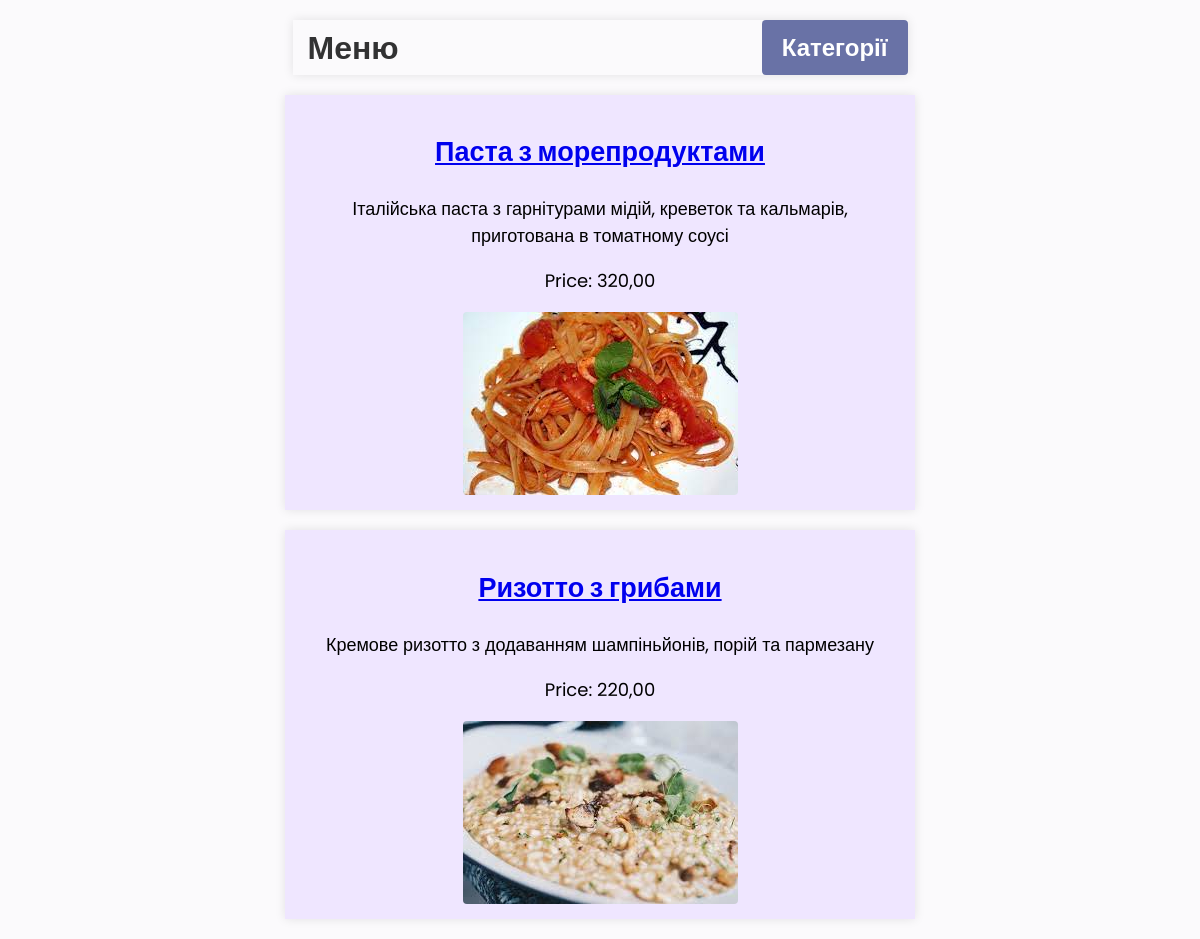
The page / on the database its author committed.
### cafe/models.py (models this page shows, shortened)
class Item(models.Model):
    name = models.CharField(max_length=255, verbose_name='Страва')
    price = models.DecimalField(max_digits=10, decimal_places=2, verbose_name='Ціна')
    description = models.TextField()
    image = models.ImageField(upload_to='item_images/')
    category = models.ForeignKey(Category, on_delete=models.CASCADE, verbose_name='Категорія')
    class Meta:
        verbose_name = 'Назва'
        verbose_name_plural = 'Назви'

### cafe/views.py (the view)
# urls.py: path('', AllItemsView.as_view(), name='all-items'),
class AllItemsView(ListView):
    model = Item
    template_name = 'cafe/all_items.html'
    context_object_name = 'items'

### cafe/templates/cafe/all_items.html (shortened to what this page needs)
<!DOCTYPE html>
<html lang="uk">
{% load static %}
<head>
    <link rel="stylesheet" href="{% static 'style.css' %}">
</head>
<body>
    <div class="header">
        <h1>Меню</h1>
        <h2 class="category-link"><a href="{% url 'category-items' %}">Категорії</a></h2>
    </div>
    {% for item in items %}
        <div class="main content-block">
            <h2><a href="{% url 'item-detail' pk=item.pk %}">{{ item.name }}</a></h2>
            <p>{{ item.description }}</p>
            <p>Price: {{ item.price }}</p>
            <img src="{{ item.image.url }}" alt="{{ item.name }}">
        </div>
    {% endfor %}
</body>
</html>

### cafe/static/style.css (style rules this page uses)
.main { background-color: #efe6ff; }
body { margin: 0; padding: 0; background-color: #fbfafc; }
.header { display: flex; justify-content: space-between; align-items: center; max-width: 600px; margin: 20px auto; padding: 0 0 0 15px; box-shadow: 0 0 10px rgba(0, 0, 0, 0.1); }
.header h1, .header h2 { text-align: center; color: rgba(0, 0, 0, 0.8); font-family: 'Poppins', sans-serif; margin: 0; }
.header a { color: rgba(0, 0, 0, 0.8); font-family: 'Poppins', sans-serif; text-decoration: none; transition: all 100ms ease-in-out; }
.content-block { max-width: 600px; margin: 20px auto; padding: 15px; box-shadow: 0 0 10px rgba(0, 0, 0, 0.1); font-size: 18px; line-height: 1.5; text-align: center; font-family: 'Poppins', sans-serif; }
img { display: block; margin: auto; border-radius: 4px; }
.header h2 a { display: inline-block; padding: 10px 20px; background-color: #6972a6; color: #fff; text-decoration: none; border-radius: 4px; transition: background-color 0.3s ease-in-out; }

### rows shown on the page
Item: name "Паста з морепродуктами", description "Італійська паста з гарнітурами мідій, креветок та кальмарів, приготована в томатному соусі", price "320,00", image (picture)
Item: name "Ризотто з грибами", description "Кремове ризотто з додаванням шампіньйонів, порій та пармезану", price "220,00", image (picture)
